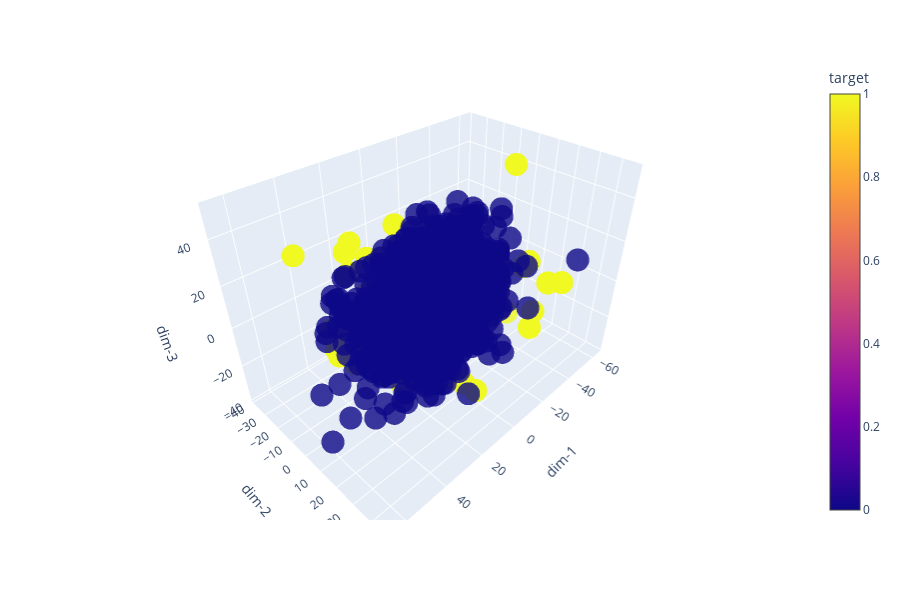

The code cell stored with this chart in its notebook:
### Code cell
pca = PCA(n_components = 3)
X = pca.fit_transform(X_imb_adasyn)

test = pd.DataFrame(columns=['dim-1', 'dim-2', 'dim-3'], data=X)
test['target'] = y_imb_adasyn.values
plot3DClusters(test)

### Figure 1 — Plotly figure (JSON) as saved in the notebook; plotly's stock layout.template omitted (floating-point values rounded to 4 significant figures; data arrays with more than 128 entries replaced by an {"elided": "..."} marker saying what was removed)
{"data": [{"hoverlabel": {"namelength": 0}, "hovertemplate": "dim-1=%{x}<br>dim-2=%{y}<br>dim-3=%{z}<br>target=%{marker.color}", "legendgroup": "", "marker": {"color": {"elided": "1792 int values"}, "coloraxis": "coloraxis", "opacity": 0.8, "symbol": "circle"}, "mode": "markers", "name": "", "scene": "scene", "showlegend": false, "type": "scatter3d", "x": {"elided": "1792 float values"}, "y": {"elided": "1792 float values"}, "z": {"elided": "1792 float values"}}], "layout": {"coloraxis": {"colorbar": {"title": {"text": "target"}}, "colorscale": [[0.0, "#0d0887"], [0.1111, "#46039f"], [0.2222, "#7201a8"], [0.3333, "#9c179e"], [0.4444, "#bd3786"], [0.5556, "#d8576b"], [0.6667, "#ed7953"], [0.7778, "#fb9f3a"], [0.8889, "#fdca26"], [1.0, "#f0f921"]]}, "height": 600, "legend": {"tracegroupgap": 0}, "margin": {"t": 60}, "scene": {"domain": {"x": [0.0, 0.98], "y": [0.0, 1.0]}, "xaxis": {"title": {"text": "dim-1"}}, "yaxis": {"title": {"text": "dim-2"}}, "zaxis": {"title": {"text": "dim-3"}}}}}
